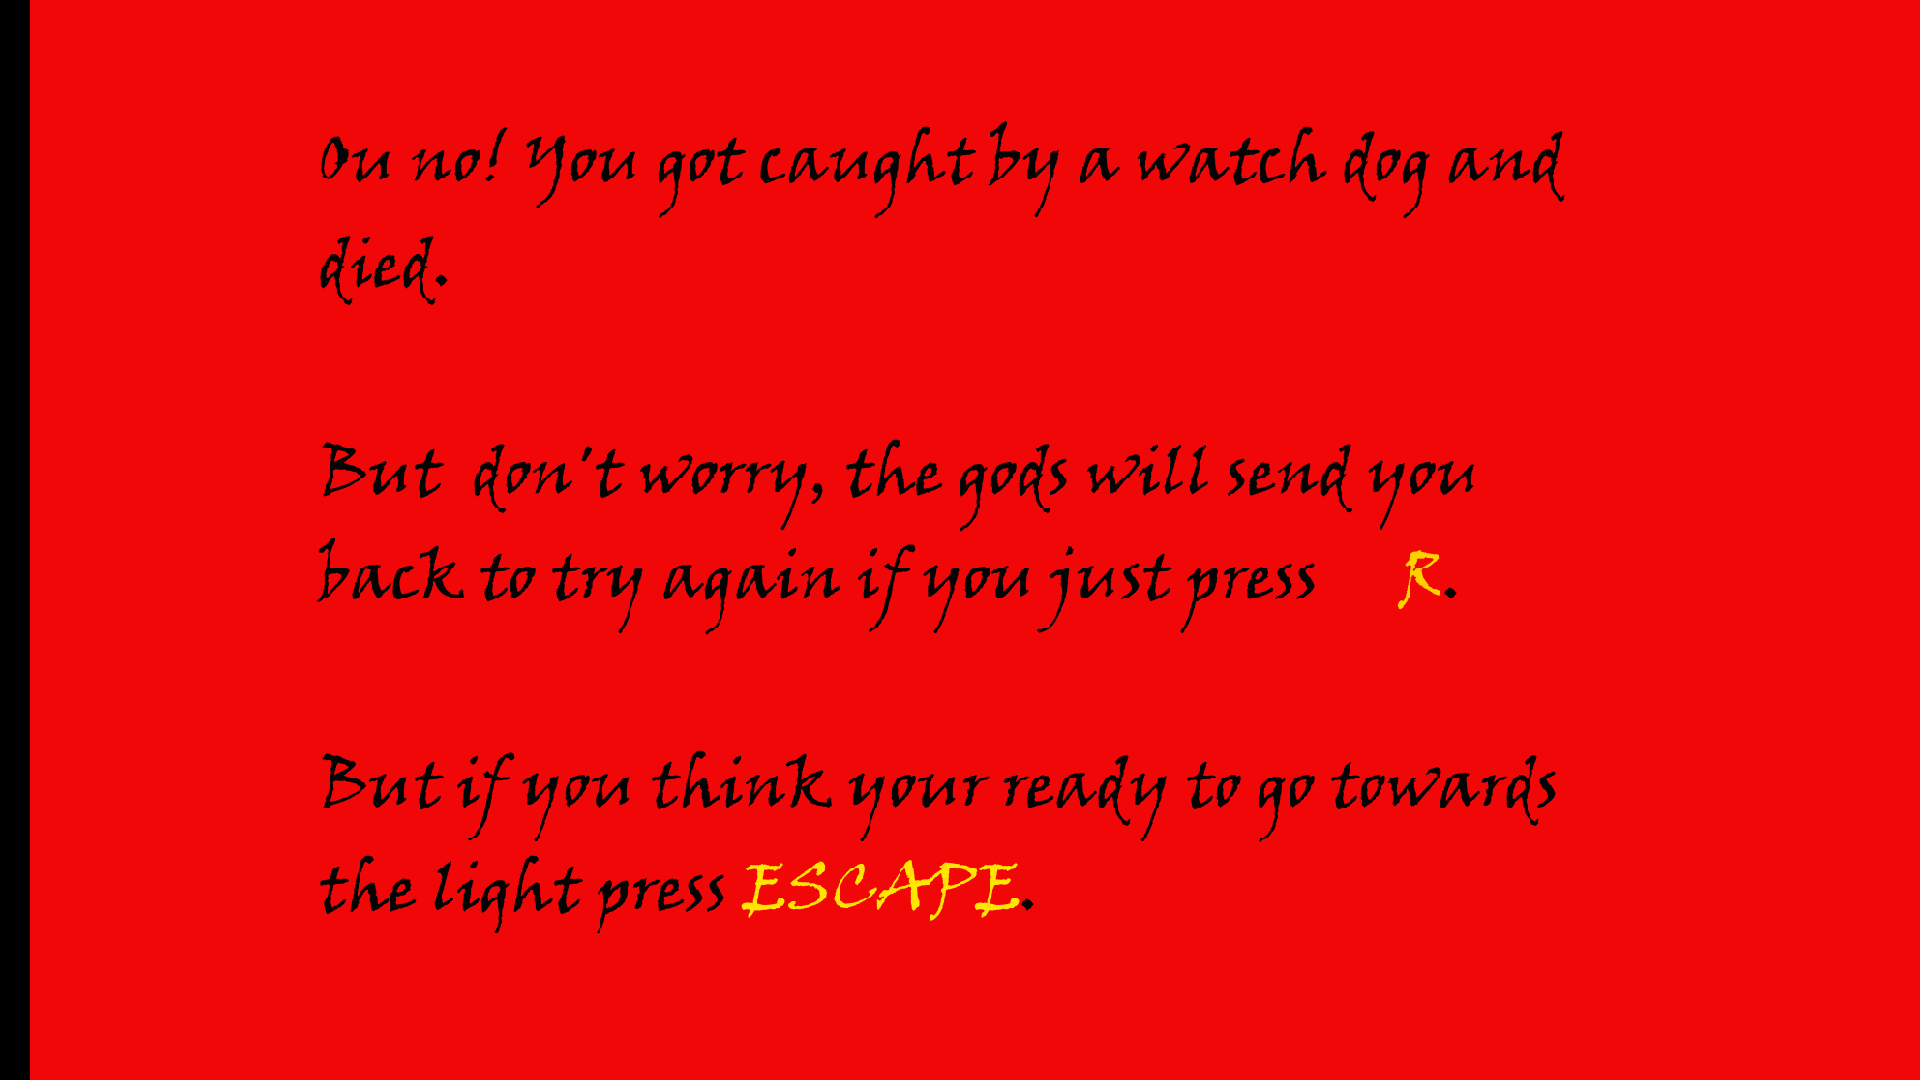

This is a level from a 2D game, rendered from its Tiled map with the project's own tilesets. A one-line summary and the map file follow, with tile-layer data summarised:
An orthogonal 64x36 tile map with 30x30 px tiles, 1 tile layer (Tile Layer 1).

<map version="1.0" orientation="orthogonal" width="64" height="36" tilewidth="30" tileheight="30">
 <tileset firstgid="1" name="EndScreen" tilewidth="32" tileheight="32">
  <image source="EndScreen.png" width="1920" height="1080" />
 </tileset>
 <layer name="Tile Layer 1" width="64" height="36">
  <data>[2304 cells, 2268 non-empty, 1755 distinct tile ids]</data>
 </layer>
</map>